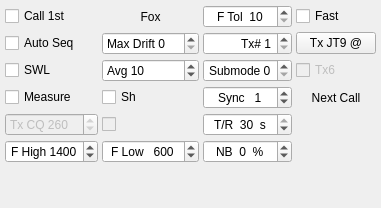
                     <widget class="QWidget" name="tab_9">
                      <attribute name="title">
                       <string>3</string>
                      </attribute>
                      <layout class="QGridLayout" name="gridLayout_7">
                       <property name="leftMargin">
                        <number>5</number>
                       </property>
                       <property name="topMargin">
                        <number>5</number>
                       </property>
                       <property name="rightMargin">
                        <number>5</number>
                       </property>
                       <property name="bottomMargin">
                        <number>5</number>
                       </property>
                       <property name="spacing">
                        <number>5</number>
                       </property>
                       <item row="1" column="0">
                        <spacer name="verticalSpacer_6">
                         <property name="orientation">
                          <enum>Qt::Vertical</enum>
                         </property>
                         <property name="sizeHint" stdset="0">
                          <size>
                           <width>20</width>
                           <height>40</height>
                          </size>
                         </property>
                        </spacer>
                       </item>
                       <item row="0" column="0">
                        <layout class="QGridLayout" name="gridLayout_3">
                         <property name="spacing">
                          <number>4</number>
                         </property>
                         <item row="5" column="0">
                          <widget class="QCheckBox" name="cbAutoSeq">
                           <property name="toolTip">
                            <string>&lt;html&gt;&lt;head/&gt;&lt;body&gt;&lt;p&gt;Check to enable automatic sequencing of Tx messages based on received messages.&lt;/p&gt;&lt;/body&gt;&lt;/html&gt;</string>
                           </property>
                           <property name="text">
                            <string>Auto Seq</string>
                           </property>
                          </widget>
                         </item>
                         <item row="6" column="3">
                          <widget class="QCheckBox" name="cbTx6">
                           <property name="enabled">
                            <bool>false</bool>
                           </property>
                           <property name="toolTip">
                            <string>Check to generate &quot;@1250  (SEND MSGS)&quot; in Tx6.</string>
                           </property>
                           <property name="text">
                            <string>Tx6</string>
                           </property>
                          </widget>
                         </item>
                         <item row="4" column="0">
                          <widget class="QCheckBox" name="cbFirst">
                           <property name="toolTip">
                            <string>&lt;html&gt;&lt;head/&gt;&lt;body&gt;&lt;p&gt;Check to call the first decoded responder to my CQ.&lt;/p&gt;&lt;/body&gt;&lt;/html&gt;</string>
                           </property>
                           <property name="text">
                            <string>Call 1st</string>
                           </property>
                          </widget>
                         </item>
                         <item row="8" column="0">
                          <widget class="QSpinBox" name="sbCQTxFreq">
                           <property name="enabled">
                            <bool>false</bool>
                           </property>
                           <property name="toolTip">
                            <string>&lt;html&gt;&lt;head/&gt;&lt;body&gt;&lt;p&gt;Frequency to call CQ on in kHz above the current MHz&lt;/p&gt;&lt;/body&gt;&lt;/html&gt;</string>
                           </property>
                           <property name="prefix">
                            <string>Tx CQ </string>
                           </property>
                           <property name="minimum">
                            <number>1</number>
                           </property>
                           <property name="maximum">
                            <number>999</number>
                           </property>
                           <property name="value">
                            <number>260</number>
                           </property>
                          </widget>
                         </item>
                         <item row="8" column="2">
                          <widget class="RestrictedSpinBox" name="sbTR">
                           <property name="toolTip">
                            <string>&lt;html&gt;&lt;head/&gt;&lt;body&gt;&lt;p&gt;Tx/Rx or Frequency calibration sequence length&lt;/p&gt;&lt;/body&gt;&lt;/html&gt;</string>
                           </property>
                           <property name="alignment">
                            <set>Qt::AlignCenter</set>
                           </property>
                           <property name="suffix">
                            <string>  s</string>
                           </property>
                           <property name="prefix">
                            <string>T/R  </string>
                           </property>
                           <property name="minimum">
                            <number>5</number>
                           </property>
                           <property name="maximum">
                            <number>30</number>
                           </property>
                           <property name="value">
                            <number>30</number>
                           </property>
                          </widget>
                         </item>
                         <item row="9" column="1">
                          <widget class="QSpinBox" name="sbF_Low">
                           <property name="alignment">
                            <set>Qt::AlignCenter</set>
                           </property>
                           <property name="prefix">
                            <string>F Low   </string>
                           </property>
                           <property name="minimum">
                            <number>100</number>
                           </property>
                           <property name="maximum">
                            <number>5000</number>
                           </property>
                           <property name="singleStep">
                            <number>50</number>
                           </property>
                           <property name="value">
                            <number>600</number>
                           </property>
                          </widget>
                         </item>
                         <item row="7" column="2">
                          <widget class="QSpinBox" name="syncSpinBox">
                           <property name="toolTip">
                            <string>&lt;html&gt;&lt;head/&gt;&lt;body&gt;&lt;p&gt;Synchronizing threshold.  Lower numbers accept weaker sync signals.&lt;/p&gt;&lt;/body&gt;&lt;/html&gt;</string>
                           </property>
                           <property name="alignment">
                            <set>Qt::AlignCenter</set>
                           </property>
                           <property name="prefix">
                            <string>Sync   </string>
                           </property>
                           <property name="minimum">
                            <number>-1</number>
                           </property>
                           <property name="maximum">
                            <number>10</number>
                           </property>
                           <property name="value">
                            <number>1</number>
                           </property>
                          </widget>
                         </item>
                         <item row="5" column="3">
                          <widget class="QPushButton" name="pbTxMode">
                           <property name="enabled">
                            <bool>true</bool>
                           </property>
                           <property name="sizePolicy">
                            <sizepolicy hsizetype="Maximum" vsizetype="Fixed">
                             <horstretch>0</horstretch>
                             <verstretch>0</verstretch>
                            </sizepolicy>
                           </property>
                           <property name="toolTip">
                            <string>Toggle Tx mode</string>
                           </property>
                           <property name="text">
                            <string>Tx JT9 @</string>
                           </property>
                          </widget>
                         </item>
                         <item row="5" column="2">
                          <widget class="QSpinBox" name="sbSerialNumber">
                           <property name="alignment">
                            <set>Qt::AlignRight|Qt::AlignTrailing|Qt::AlignVCenter</set>
                           </property>
                           <property name="prefix">
                            <string>Tx# </string>
                           </property>
                           <property name="minimum">
                            <number>1</number>
                           </property>
                           <property name="maximum">
                            <number>4095</number>
                           </property>
                          </widget>
                         </item>
                         <item row="4" column="2">
                          <widget class="HintedSpinBox" name="sbFtol">
                           <property name="toolTip">
                            <string>Frequency tolerance (Hz)</string>
                           </property>
                           <property name="alignment">
                            <set>Qt::AlignCenter</set>
                           </property>
                           <property name="prefix">
                            <string>F Tol  </string>
                           </property>
                           <property name="minimum">
                            <number>10</number>
                           </property>
                           <property name="maximum">
                            <number>1000</number>
                           </property>
                           <property name="value">
                            <number>10</number>
                           </property>
                          </widget>
                         </item>
                         <item row="9" column="2">
                          <widget class="QSpinBox" name="sbNB">
                           <property name="alignment">
                            <set>Qt::AlignCenter</set>
                           </property>
                           <property name="suffix">
                            <string>  %</string>
                           </property>
                           <property name="prefix">
                            <string>NB  </string>
                           </property>
                           <property name="minimum">
                            <number>-2</number>
                           </property>
                           <property name="maximum">
                            <number>25</number>
                           </property>
                          </widget>
                         </item>
                         <item row="4" column="3">
                          <widget class="QCheckBox" name="cbFast9">
                           <property name="toolTip">
                            <string>&lt;html&gt;&lt;head/&gt;&lt;body&gt;&lt;p&gt;Check to enable JT9 fast modes&lt;/p&gt;&lt;/body&gt;&lt;/html&gt;</string>
                           </property>
                           <property name="text">
                            <string>Fast</string>
                           </property>
                          </widget>
                         </item>
                         <item row="7" column="3">
                          <widget class="QLabel" name="labNextCall">
                           <property name="toolTip">
                            <string>&lt;html&gt;&lt;head/&gt;&lt;body&gt;&lt;p&gt;Double-click on another caller to queue that call for your next QSO.&lt;/p&gt;&lt;/body&gt;&lt;/html&gt;</string>
                           </property>
                           <property name="text">
                            <string>Next Call</string>
                           </property>
                           <property name="alignment">
                            <set>Qt::AlignCenter</set>
                           </property>
                          </widget>
                         </item>
                         <item row="6" column="2">
                          <widget class="LettersSpinBox" name="sbSubmode">
                           <property name="toolTip">
                            <string>&lt;html&gt;&lt;head/&gt;&lt;body&gt;&lt;p&gt;Submode determines tone spacing; A is narrowest.&lt;/p&gt;&lt;/body&gt;&lt;/html&gt;</string>
                           </property>
                           <property name="alignment">
                            <set>Qt::AlignCenter</set>
                           </property>
                           <property name="prefix">
                            <string>Submode </string>
                           </property>
                           <property name="minimum">
                            <number>0</number>
                           </property>
                           <property name="maximum">
                            <number>7</number>
                           </property>
                          </widget>
                         </item>
                         <item row="7" column="1">
                          <widget class="QCheckBox" name="cbShMsgs">
                           <property name="toolTip">
                            <string>&lt;html&gt;&lt;head/&gt;&lt;body&gt;&lt;p&gt;Check to use short-format messages.&lt;/p&gt;&lt;/body&gt;&lt;/html&gt;</string>
                           </property>
                           <property name="text">
                            <string>Sh</string>
                           </property>
                          </widget>
                         </item>
                         <item row="6" column="0">
                          <widget class="QCheckBox" name="cbSWL">
                           <property name="toolTip">
                            <string>&lt;html&gt;&lt;head/&gt;&lt;body&gt;&lt;p&gt;Check to monitor Sh messages.&lt;/p&gt;&lt;/body&gt;&lt;/html&gt;</string>
                           </property>
                           <property name="text">
                            <string>SWL</string>
                           </property>
                          </widget>
                         </item>
                         <item row="9" column="0">
                          <widget class="QSpinBox" name="sbF_High">
                           <property name="alignment">
                            <set>Qt::AlignCenter</set>
                           </property>
                           <property name="suffix">
                            <string/>
                           </property>
                           <property name="prefix">
                            <string>F High </string>
                           </property>
                           <property name="minimum">
                            <number>100</number>
                           </property>
                           <property name="maximum">
                            <number>5000</number>
                           </property>
                           <property name="singleStep">
                            <number>50</number>
                           </property>
                           <property name="value">
                            <number>1400</number>
                           </property>
                          </widget>
                         </item>
                         <item row="7" column="0">
                          <widget class="QCheckBox" name="measure_check_box">
                           <property name="toolTip">
                            <string>&lt;html&gt;&lt;head/&gt;&lt;body&gt;&lt;p&gt;Check this to start recording calibration data.&lt;br/&gt;While measuring calibration correction is disabled.&lt;br/&gt;When not checked you can view the calibration results.&lt;/p&gt;&lt;/body&gt;&lt;/html&gt;</string>
                           </property>
                           <property name="text">
                            <string>Measure</string>
                           </property>
                          </widget>
                         </item>
                         <item row="4" column="1">
                          <widget class="QLabel" name="labDXped">
                           <property name="sizePolicy">
                            <sizepolicy hsizetype="Minimum" vsizetype="Preferred">
                             <horstretch>0</horstretch>
                             <verstretch>0</verstretch>
                            </sizepolicy>
                           </property>
                           <property name="maximumSize">
                            <size>
                             <width>100</width>
                             <height>16777215</height>
                            </size>
                           </property>
                           <property name="text">
                            <string>Fox</string>
                           </property>
                           <property name="alignment">
                            <set>Qt::AlignCenter</set>
                           </property>
                           <property name="margin">
                            <number>4</number>
                           </property>
                          </widget>
                         </item>
                         <item row="8" column="1">
                          <widget class="QCheckBox" name="cbCQTx">
                           <property name="enabled">
                            <bool>false</bool>
                           </property>
                           <property name="toolTip">
                            <string>&lt;html&gt;&lt;head/&gt;&lt;body&gt;&lt;p&gt;Check this to call CQ on the &amp;quot;Tx CQ&amp;quot; frequency. Rx will be on the current frequency and the CQ message wiill include the current Rx frequency so callers know which frequency to reply on.&lt;/p&gt;&lt;p&gt;Not available to nonstandard callsign holders.&lt;/p&gt;&lt;/body&gt;&lt;/html&gt;</string>
                           </property>
                           <property name="text">
                            <string/>
                           </property>
                          </widget>
                         </item>
                         <item row="5" column="1">
                          <widget class="QSpinBox" name="sbMaxDrift">
                           <property name="prefix">
                            <string>Max Drift </string>
                           </property>
                           <property name="maximum">
                            <number>50</number>
                           </property>
                           <property name="singleStep">
                            <number>5</number>
                           </property>
                          </widget>
                         </item>
                         <item row="6" column="1">
                          <widget class="HintedSpinBox" name="sbEchoAvg">
                           <property name="prefix">
                            <string>Avg </string>
                           </property>
                           <property name="minimum">
                            <number>1</number>
                           </property>
                           <property name="maximum">
                            <number>100</number>
                           </property>
                           <property name="value">
                            <number>10</number>
                           </property>
                          </widget>
                         </item>
                        </layout>
                       </item>
                      </layout>
                     </widget>
